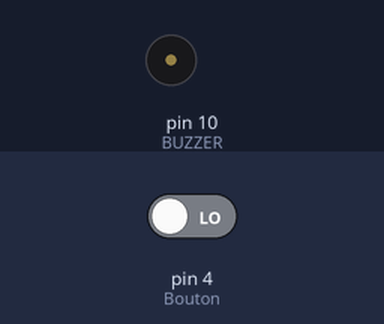
The sketch below on a simulated Arduino Uno, built with avr-gcc and run on an emulated ATmega328P. Shown: buzzer (waves = sounding). Inputs (shaded band) come from the test bench; at power-on: pin 4 (Bouton) LOW. What the sketch prints to the serial monitor is not drawn.

Above: at 1.2 s.
1.3 s: pin 4 (Bouton) driven HIGH
Timing chart, 0 to 4.3 s (numbered marks = the images above; inputs shaded):
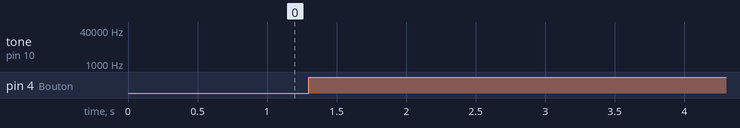

The sketch:

Sonnette3.ino
```cpp
#define Bouton 4
#define BUZZER 10
//#define Boutontoutes 8
//#define Boutonameliore 4
#define Tempo 500
#include <Yann.h>
int a = 2001;
int test = 0;

void setup() {
  // put your setup code here, to run once:
  pinMode(Bouton, INPUT);
  Serial.begin(115200); // Pour afficher sur le moniteur série, écrire Serial.println(""); écrire le texte entre les gillemets.
  Serial.println("Démarage");

}

void loop() {
  // put your main code here, to run repeatedly:
  //Serial.println("Test");
  if (  digitalRead(Bouton) == HIGH) {
    // Serial.println("Début");
    // hunger_games();
    // Sonette();
    // ameliore();
    toutes();
  }
}
```

Chansons.ino
```cpp
int TEMPO = 400;

void hunger_games() {
  tone(BUZZER, SOL_5, 500); delay(500);
  tone(BUZZER, SI_B_5, 500); delay(500);
  tone(BUZZER, LA_5, 500); delay(500);
  tone(BUZZER, RE_5, 1000); delay(1100);

}

void theme_d_edwidge()
{
  tone(BUZZER, MI_3, 300); delay(250);
  tone(BUZZER, SOL_3, 100); delay(250);
  tone(BUZZER, FA_3, 200); delay(250);
  tone(BUZZER, MI_3, 300); delay(250);
  tone(BUZZER, SI_3, 200); delay(250);
  tone(BUZZER, LA_3, 400); delay(250);
  tone(BUZZER, FA_3, 400); delay(250);

  tone(BUZZER, FA_3, 300); delay(250);
  tone(BUZZER, SOL_3, 100); delay(250);
  tone(BUZZER, FA_3, 200); delay(250);
  tone(BUZZER, MI_3, 400); delay(250);
  tone(BUZZER, FA_3, 1000); delay(250);
  tone(BUZZER, MI_3, 800); delay(250);

  tone(BUZZER, MI_3, 300); delay(250);
  tone(BUZZER, SOL_3, 100); delay(250);
  tone(BUZZER, FA_3, 200); delay(250);
  tone(BUZZER, MI_3, 400); delay(250);
  tone(BUZZER, SI_3, 200); delay(250);
  tone(BUZZER, RE_4, 400); delay(250);
  tone(BUZZER, RE_4, 200); delay(250);
  tone(BUZZER, DO_4, 400); delay(250);
  tone(BUZZER, LA_3, 200); delay(250);
  tone(BUZZER, DO_4, 300); delay(250);
  tone(BUZZER, SI_3, 100); delay(250);
  tone(BUZZER, LA_3, 1000); delay(250);
  tone(BUZZER, SOL_3, 200); delay(250);
  tone(BUZZER, MI_3, 1300); delay(250);
  tone(BUZZER, SOL_3, 200); delay(250);
}


void toutes() {
  a = a - 1;
  Serial.println(a);
  tone(BUZZER, a, 1); delay(1);
  if (a = 0)
  {
    a = 2001;
  }

}
void ameliore() {
  int son_a_jouer = 483;
  int duree1 = 50;
  int duree2 = 5;
  while (son_a_jouer > 360)
  {
    if (son_a_jouer > 450)
      Serial.println("Si");
    tone(10, son_a_jouer, duree1); delay(duree1-2);
    son_a_jouer = son_a_jouer - 1;
    if (son_a_jouer == 470)
      son_a_jouer = 391;

    if ((son_a_jouer > 360) and (son_a_jouer < 392))
      Serial.println("Sol");
    tone(10, son_a_jouer, duree2); delay(duree2-2);
    //           tone(10, son_a_jouer, duree2); delay(duree2);
    son_a_jouer = son_a_jouer - 1;
  }
  Serial.println("Silence");
  tone(10, 0, 1000); delay(1000);
}
void Sonette() {
  Serial.println("Si");
  tone(10, SI_3, TEMPO); delay(TEMPO);
  Serial.println("Sol");
  tone(10, SOL_3, 600); delay(TEMPO);
  Serial.println("Silence");
  delay(1000);

}
```
